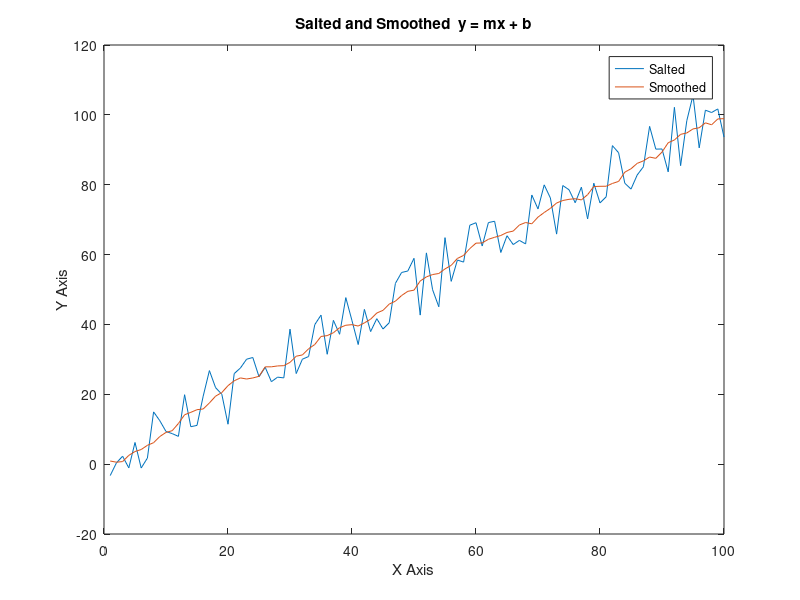

Source code (MATLAB):

#This octaveSmoother is programmed to take my csv file from previous program to be smoothed
ind = csvread("Salted Plotted Excel.csv")
x = 10
y = 2
yPoints = ind(:, y)
saltedy = yPoints;

#using movmean to get a moving average of the salted yvalues
#this function was learned by me from
#(https://docs.octave.org/v6.2.0/Statistics-on-Sliding-Windows-of-Data.html)
smoothing = movmean(saltedy, x)

lineChart = [saltedy, smoothing]


#plotting both salted yvalues and smoothed yvalues to compare
plot(lineChart)
title ("Salted and Smoothed  y = mx + b");
legend("Salted", "Smoothed")
xlabel("X Axis")
ylabel("Y Axis")




